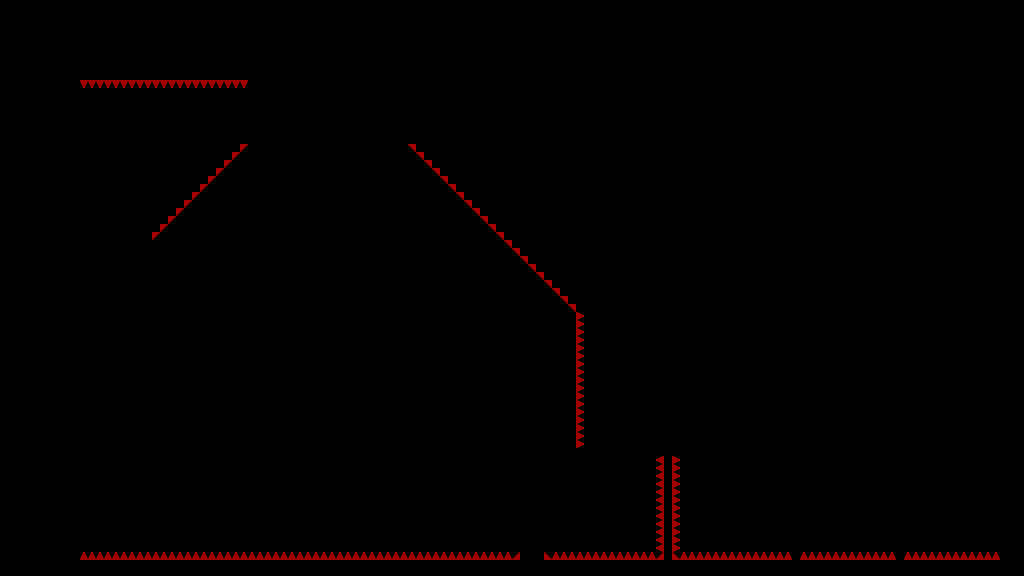

A 2D game scene composited from a Tiled map and its tileset images. What follows is a short description and the map's XML, with each tile layer's data collapsed to a summary:
An orthogonal 128x72 tile map with 8x8 px tiles, 1 tile layer (T_Spikes) and 64 objects.

<map version="1.4" tiledversion="1.4.3" orientation="orthogonal" renderorder="right-down" width="128" height="72" tilewidth="8" tileheight="8" infinite="0" nextlayerid="7" nextobjectid="571">
 <tileset firstgid="1" source="../../../Sprites/Tiles/DEV/flat/T_spr_nv_flat_0.tsx" />
 <layer id="1" name="T_Spikes" width="128" height="72">
  <data>[9216 cells, 204 non-empty, 2 distinct tile ids]</data>
 </layer>
 <objectgroup id="2" name="C_Solid">
  <object id="511" x="0" y="384" width="152" height="16" />
  <object id="512" x="152" y="240" width="96" height="160" />
  <object id="513" x="152" y="240">
   <polygon points="0,0 96,-96 96,0" />
  </object>
  <object id="518" x="248" y="136" width="160" height="264" />
  <object id="520" x="80" y="0" width="168" height="80" />
  <object id="521" x="0" y="0" width="80" height="320" />
  <object id="523" x="248" y="80">
   <polygon points="0,0 64,-64 0,-64" />
  </object>
  <object id="524" x="248" y="0" width="776" height="16" />
  <object id="525" x="0" y="320" width="16" height="64" />
  <object id="527" x="408" y="144">
   <polygon points="0,0 168,168 0,168" />
  </object>
  <object id="528" x="504" y="312" width="72" height="136" />
  <object id="529" x="240" y="136" width="8" height="8" />
  <object id="530" x="408" y="136" width="8" height="8" />
  <object id="532" x="472" y="16">
   <polygon points="0,0 128,128 256,0" />
  </object>
  <object id="534" x="640" y="184">
   <polygon points="0,0 128,-128 128,0" />
  </object>
  <object id="535" x="768" y="56" width="152" height="16" />
  <object id="536" x="0" y="560" width="1000" height="16" />
  <object id="538" x="1008" y="16" width="16" height="80" />
  <object id="539" x="944" y="96">
   <polygon points="0,0 64,-64 64,0" />
  </object>
  <object id="540" x="968" y="96" width="56" height="88" />
  <object id="541" x="520" y="528" width="24" height="32" />
  <object id="542" x="408" y="312" width="96" height="88" />
  <object id="543" x="456" y="400">
   <polygon points="0,0 48,0 48,48" />
  </object>
  <object id="544" x="1000" y="184" width="24" height="392" />
  <object id="545" x="792" y="448" width="8" height="112" />
  <object id="546" x="896" y="448" width="8" height="112" />
  <object id="547" x="0" y="400" width="16" height="160" />
  <object id="548" x="16" y="544" width="64" height="16" />
  <object id="549" x="824" y="96" width="144" height="16" />
  <object id="550" x="920" y="56">
   <polygon points="0,0 16,0 0,16" />
  </object>
  <object id="551" x="768" y="72" width="16" height="112" />
  <object id="553" x="784" y="72">
   <polygon points="0,0 24,0 0,24" />
  </object>
  <object id="554" x="784" y="128" width="160" height="56" />
  <object id="555" x="784" y="104">
   <polygon points="0,0 24,24 0,24" />
  </object>
  <object id="556" x="824" y="96">
   <polygon points="0,0 -8,8 0,8" />
  </object>
  <object id="557" x="816" y="104">
   <polygon points="0,0 8,0 8,8" />
  </object>
  <object id="558" x="656" y="448" width="24" height="8" />
  <object id="566" x="656" y="448" width="24" height="8" />
  <object id="567" x="944" y="136" width="8" height="48" />
  <object id="568" x="944" y="128">
   <polygon points="0,0 8,8 0,8" />
  </object>
  <object id="569" x="952" y="112">
   <polygon points="0,0 16,16 16,0" />
  </object>
  <object id="570" x="664" y="456" width="8" height="104" />
 </objectgroup>
 <objectgroup id="6" name="C_Spikes" visible="0">
  <object id="565" x="576" y="312">
   <polygon points="0,0 0,-4 -164,-168 -168,-168" />
  </object>
 </objectgroup>
 <objectgroup id="5" name="DEV" visible="0">
  <object id="185" x="752" y="88">
   <polygon points="0,0 24,24 0,24" />
  </object>
  <object id="186" x="824" y="120">
   <polygon points="0,0 24,-24 24,0" />
  </object>
  <object id="187" x="856" y="112">
   <polygon points="0,0 48,0 0,48" />
  </object>
  <object id="188" x="848" y="48">
   <polygon points="0,0 0,48 -48,0" />
  </object>
  <object id="189" x="872" y="184">
   <polygon points="0,0 32,-32 32,0" />
  </object>
  <object id="190" x="712" y="96">
   <polygon points="0,0 24,-24 24,0" />
  </object>
  <object id="191" x="768" y="48">
   <polygon points="0,0 24,24 0,24" />
  </object>
  <object id="192" x="656" y="48">
   <polygon points="0,0 24,24 0,24" />
  </object>
  <object id="193" x="880" y="64">
   <polygon points="0,0 0,24 -24,0" />
  </object>
  <object id="194" x="696" y="48">
   <polygon points="0,0 24,0 0,24" />
  </object>
  <object id="195" x="800" y="112">
   <polygon points="0,0 8,8 0,8" />
  </object>
  <object id="196" x="832" y="144">
   <polygon points="0,0 8,0 0,8" />
  </object>
  <object id="197" x="736" y="48">
   <polygon points="0,0 8,0 0,8" />
  </object>
 </objectgroup>
 <objectgroup id="3" name="C_Balls">
  <object id="514" x="112" y="304" width="8" height="8" />
  <object id="519" x="32" y="368" width="8" height="8" />
  <object id="526" x="296" y="112" width="8" height="8" />
 </objectgroup>
 <objectgroup id="4" name="C_Orbs">
  <object id="515" x="112" y="272" width="8" height="8" />
  <object id="516" x="112" y="240" width="8" height="8" />
  <object id="559" x="956" y="168" width="8" height="8" />
  <object id="560" x="956" y="192" width="8" height="8" />
  <object id="561" x="956" y="216" width="8" height="8" />
 </objectgroup>
</map>
